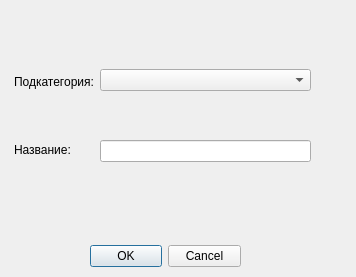
<?xml version="1.0" encoding="UTF-8"?>
<ui version="4.0">
 <class>Dialog</class>
 <widget class="QDialog" name="Dialog">
  <property name="geometry">
   <rect>
    <x>0</x>
    <y>0</y>
    <width>356</width>
    <height>277</height>
   </rect>
  </property>
  <property name="windowTitle">
   <string>Dialog</string>
  </property>
  <widget class="QDialogButtonBox" name="buttonBox">
   <property name="geometry">
    <rect>
     <x>90</x>
     <y>240</y>
     <width>151</width>
     <height>32</height>
    </rect>
   </property>
   <property name="orientation">
    <enum>Qt::Horizontal</enum>
   </property>
   <property name="standardButtons">
    <set>QDialogButtonBox::Cancel|QDialogButtonBox::Ok</set>
   </property>
  </widget>
  <widget class="QWidget" name="verticalLayoutWidget">
   <property name="geometry">
    <rect>
     <x>14</x>
     <y>50</y>
     <width>81</width>
     <height>131</height>
    </rect>
   </property>
   <layout class="QVBoxLayout" name="verticalLayout">
    <item>
     <widget class="QLabel" name="label">
      <property name="text">
       <string>Подкатегория:</string>
      </property>
     </widget>
    </item>
    <item>
     <widget class="QLabel" name="label_2">
      <property name="text">
       <string>Название:</string>
      </property>
     </widget>
    </item>
   </layout>
  </widget>
  <widget class="QWidget" name="verticalLayoutWidget_2">
   <property name="geometry">
    <rect>
     <x>100</x>
     <y>50</y>
     <width>211</width>
     <height>131</height>
    </rect>
   </property>
   <layout class="QVBoxLayout" name="verticalLayout_2">
    <property name="spacing">
     <number>30</number>
    </property>
    <item>
     <widget class="QComboBox" name="catBox"/>
    </item>
    <item>
     <widget class="QLineEdit" name="nameEdit"/>
    </item>
   </layout>
  </widget>
 </widget>
 <resources/>
 <connections>
  <connection>
   <sender>buttonBox</sender>
   <signal>accepted()</signal>
   <receiver>Dialog</receiver>
   <slot>accept()</slot>
   <hints>
    <hint type="sourcelabel">
     <x>248</x>
     <y>254</y>
    </hint>
    <hint type="destinationlabel">
     <x>157</x>
     <y>274</y>
    </hint>
   </hints>
  </connection>
  <connection>
   <sender>buttonBox</sender>
   <signal>rejected()</signal>
   <receiver>Dialog</receiver>
   <slot>reject()</slot>
   <hints>
    <hint type="sourcelabel">
     <x>316</x>
     <y>260</y>
    </hint>
    <hint type="destinationlabel">
     <x>286</x>
     <y>274</y>
    </hint>
   </hints>
  </connection>
 </connections>
</ui>
